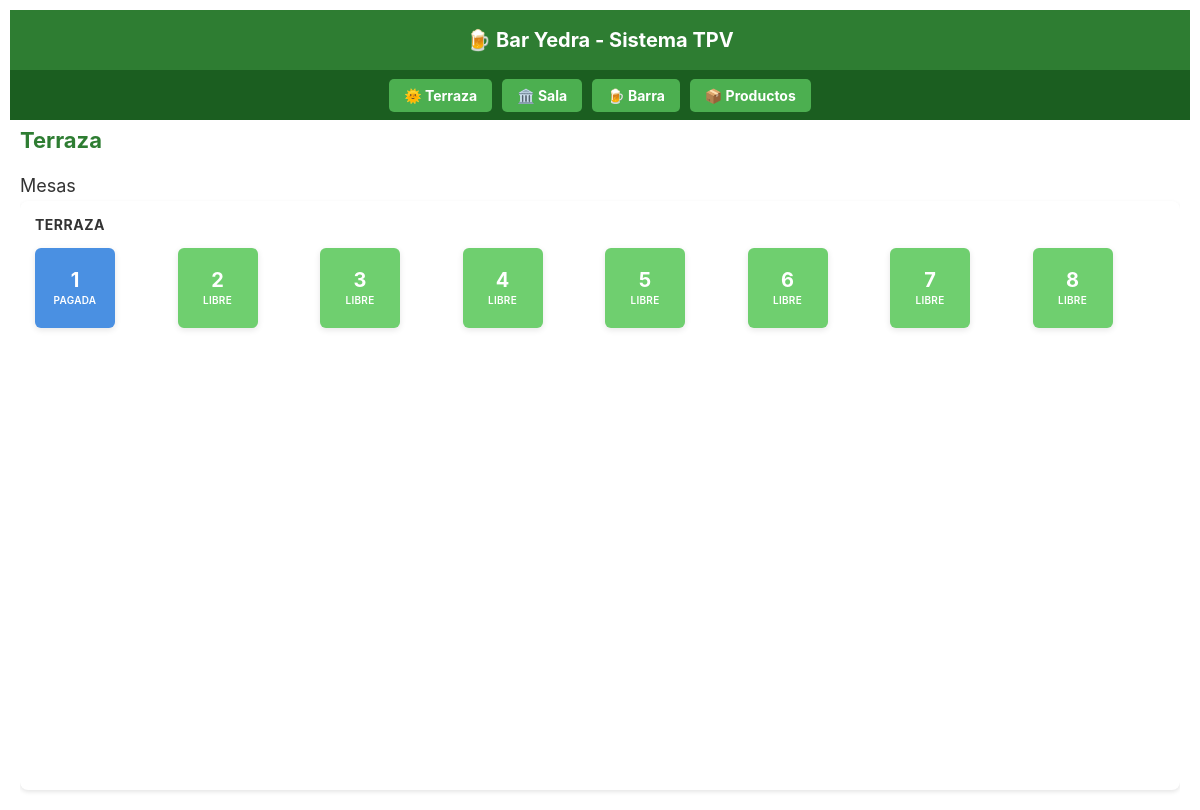
Page /terraza on the earlier database version.
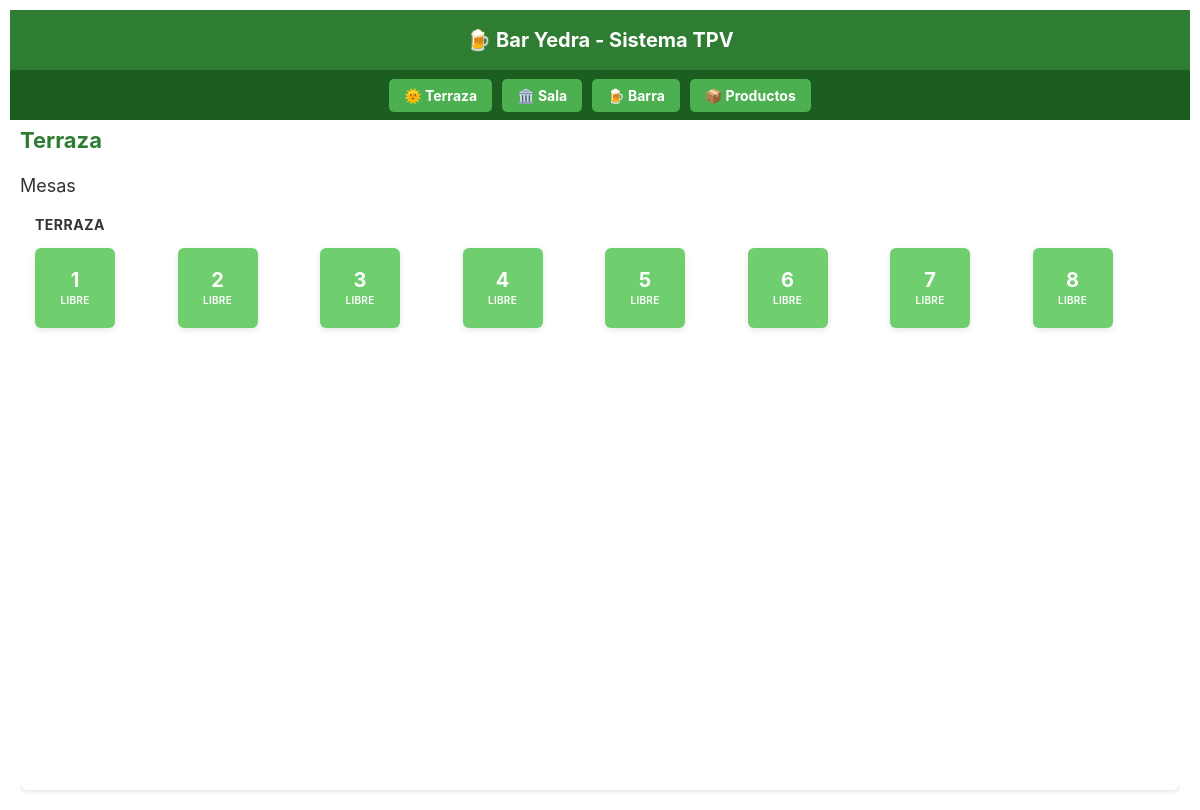
Same page on the later database version.
### models.py (models this page shows, shortened)
class Mesa(db.Model):
    __tablename__ = 'mesa'
    id = db.Column(db.Integer, primary_key=True)
    numero = db.Column(db.Integer, nullable=False)
    zona = db.Column(db.String(50), nullable=False)  # Terraza, Sala, Barra
    estado = db.Column(db.String(20), default='libre')  # libre, ocupada, pagada
    pedidos = db.relationship('Pedido', backref='mesa', lazy=True)

### app.py (the view)
@app.route('/terraza')
def terraza():
    mesas = Mesa.query.filter_by(zona='Terraza').order_by(Mesa.numero).all()
    return render_template('terraza.html', mesas=mesas)

### templates/terraza.html (shortened to what this page needs)
{% extends "base_tpv.html" %}
{% block content %}
<div class="page-wrapper">
    <div class="products-header">
        <h2>Terraza</h2>
    </div>
    <h3>Mesas</h3>
    <div class="section">
        <div class="section-title">TERRAZA</div>
        <div class="mesas-grid">
            {% for mesa in mesas %}
                <div class="mesa-card {{ mesa.estado }}" onclick="window.location.href='/mesa/{{ mesa.id }}'">
                    <div class="mesa-numero">{{ mesa.numero }}</div>
                    <div class="mesa-estado">
                        {% if mesa.estado == 'libre' %}
                            LIBRE
                        {% elif mesa.estado == 'ocupada' %}
                            OCUPADA
                        {% else %}
                            PAGADA
                        {% endif %}
                    </div>
                </div>
            {% endfor %}
        </div>
    </div>
</div>
{% endblock %}

Differences in the rows shown:
changed Mesa (number 1 of 8 on the later page): estado "PAGADA" → "LIBRE"
